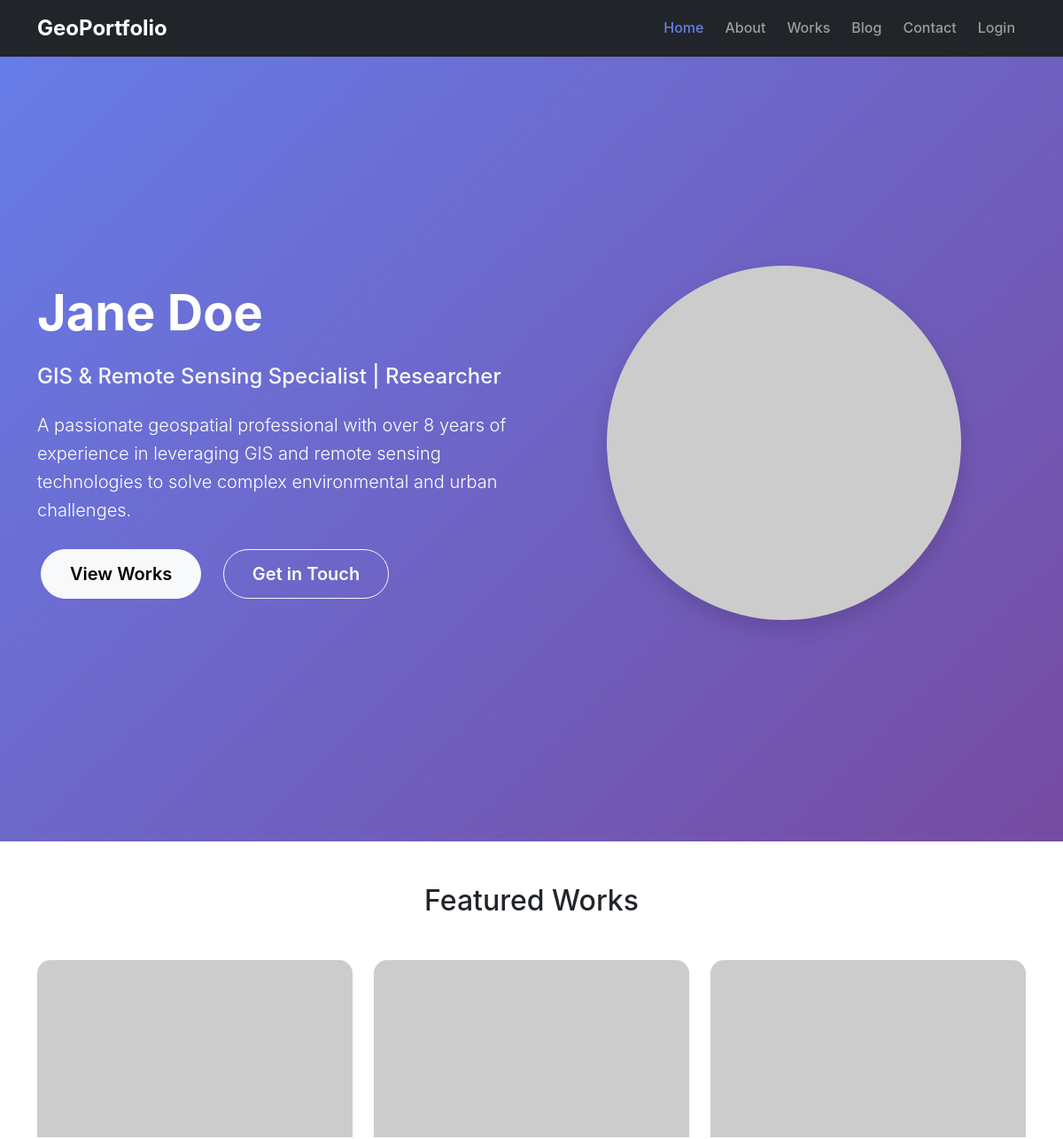
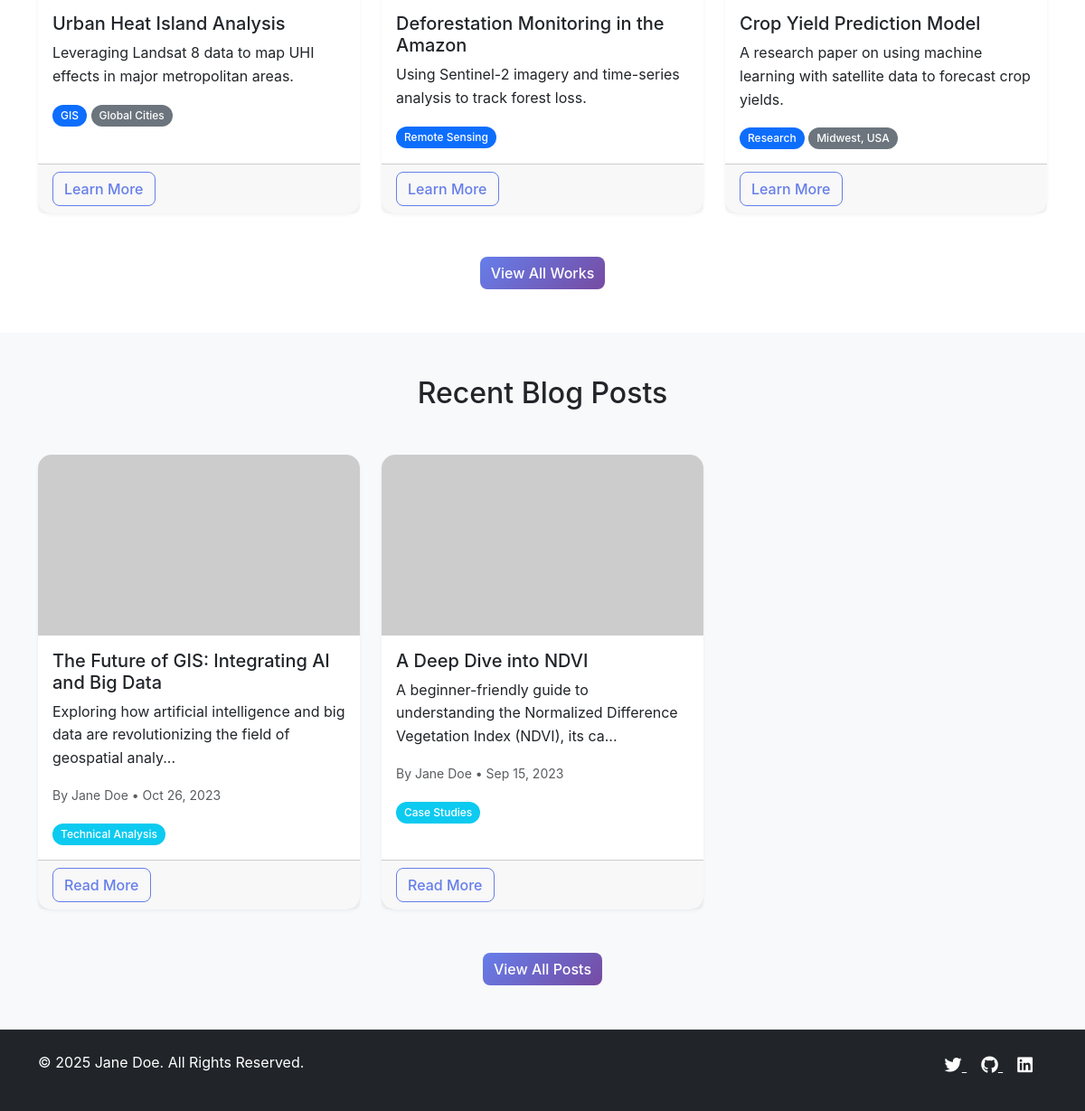
The page / on the database its author committed (2 pictures, top to bottom).
### tables this page shows
CREATE TABLE site_settings (
    id INT AUTO_INCREMENT PRIMARY KEY,
    setting_key VARCHAR(100) UNIQUE NOT NULL,
    setting_value TEXT,
    created_at TIMESTAMP DEFAULT CURRENT_TIMESTAMP,
    updated_at TIMESTAMP DEFAULT CURRENT_TIMESTAMP ON UPDATE CURRENT_TIMESTAMP
);

CREATE TABLE profile_data (
    id INT AUTO_INCREMENT PRIMARY KEY,
    name VARCHAR(255) NOT NULL,
    title VARCHAR(255) NOT NULL,
    summary TEXT,
    bio TEXT,
    avatar_url VARCHAR(500),
    expertise_title VARCHAR(255),
    expertise_description TEXT,
    resume_url VARCHAR(500),
    created_at TIMESTAMP DEFAULT CURRENT_TIMESTAMP,
    updated_at TIMESTAMP DEFAULT CURRENT_TIMESTAMP ON UPDATE CURRENT_TIMESTAMP
);

CREATE TABLE works (
    id INT AUTO_INCREMENT PRIMARY KEY,
    title VARCHAR(255) NOT NULL,
    description TEXT NOT NULL,
    long_description LONGTEXT,
    image_url VARCHAR(500),
    category VARCHAR(100) NOT NULL,
    tags JSON,
    link VARCHAR(500),
    image_style ENUM('cover', 'contain') DEFAULT 'cover',
    place VARCHAR(255),
    created_at TIMESTAMP DEFAULT CURRENT_TIMESTAMP,
    updated_at TIMESTAMP DEFAULT CURRENT_TIMESTAMP ON UPDATE CURRENT_TIMESTAMP
);

CREATE TABLE blog_posts (
    id INT AUTO_INCREMENT PRIMARY KEY,
    title VARCHAR(255) NOT NULL,
    summary TEXT NOT NULL,
    content LONGTEXT NOT NULL,
    image_url VARCHAR(500),
    publish_date DATE NOT NULL,
    author VARCHAR(255) NOT NULL,
    category VARCHAR(100) NOT NULL,
    image_style ENUM('cover', 'contain') DEFAULT 'cover',
    place VARCHAR(255),
    created_at TIMESTAMP DEFAULT CURRENT_TIMESTAMP,
    updated_at TIMESTAMP DEFAULT CURRENT_TIMESTAMP ON UPDATE CURRENT_TIMESTAMP
);

### includes/functions.php (called while the page is built, shortened)
<?php
function formatDate($date, $format = 'M d, Y') {
    return date($format, strtotime($date));
}
function truncateText($text, $length = 150, $suffix = '...') {
    if (strlen($text) <= $length) {
        return $text;
    }
    return substr($text, 0, $length) . $suffix;
}
function getSiteSetting($key, $default = '') {
    $db = getDB();
    $stmt = $db->prepare("SELECT setting_value FROM site_settings WHERE setting_key = ?");
    $stmt->execute([$key]);
    $result = $stmt->fetch();
    return $result ? $result['setting_value'] : $default;
}
function getProfileData() {
    $db = getDB();
    $stmt = $db->query("SELECT * FROM profile_data ORDER BY id DESC LIMIT 1");
    return $stmt->fetch();
}
?>

### config/database.php (called while the page is built, shortened)
<?php
class Database {
    private static $instance = null;
    private $connection;
    private $host = 'localhost';
    private $database = 'geoportfolio_pro';
    private $username = 'root';
    private $password = '';
    private $charset = 'utf8mb4';
    private function __construct() {
        $dsn = "mysql:host={$this->host};dbname={$this->database};charset={$this->charset}";
        $options = [
            PDO::ATTR_ERRMODE => PDO::ERRMODE_EXCEPTION,
            PDO::ATTR_DEFAULT_FETCH_MODE => PDO::FETCH_ASSOC,
            PDO::ATTR_EMULATE_PREPARES => false,
        ];
        try {
            $this->connection = new PDO($dsn, $this->username, $this->password, $options);
        } catch (PDOException $e) {
            throw new PDOException($e->getMessage(), (int)$e->getCode());
        }
    }
    public static function getInstance() {
        if (self::$instance === null) {
            self::$instance = new self();
        }
        return self::$instance;
    }
    public function getConnection() {
        return $this->connection;
    }
}
function getDB() {
    return Database::getInstance()->getConnection();
}
?>

### includes/auth.php (called while the page is built, shortened)
<?php
class Auth {
    public function isLoggedIn() {
        return isset($_SESSION['user_id']);
    }
}
$auth = new Auth();
function isLoggedIn() {
    global $auth;
    return $auth->isLoggedIn();
}
?>

### includes/models.php (called while the page is built, shortened)
<?php
class WorkModel {
    private $db;
    public function __construct() {
        $this->db = getDB();
    }
    public function getAll($category = null, $limit = null) {
        $query = "SELECT * FROM works WHERE 1=1";
        $params = [];
        $query .= " ORDER BY created_at DESC";
        if ($limit) {
            $query .= " LIMIT ?";
            $params[] = $limit;
        }
        $stmt = $this->db->prepare($query);
        $stmt->execute($params);
        return $stmt->fetchAll();
    }
}
class BlogModel {
    private $db;
    public function __construct() {
        $this->db = getDB();
    }
    public function getAll($category = null, $limit = null) {
        $query = "SELECT * FROM blog_posts WHERE 1=1";
        $params = [];
        $query .= " ORDER BY publish_date DESC, created_at DESC";
        if ($limit) {
            $query .= " LIMIT ?";
            $params[] = $limit;
        }
        $stmt = $this->db->prepare($query);
        $stmt->execute($params);
        return $stmt->fetchAll();
    }
}
?>

### index.php (the view, shortened to what this page needs)
<?php
require_once 'config/database.php';
require_once 'includes/auth.php';
require_once 'includes/functions.php';
require_once 'includes/models.php';
$profileData = getProfileData();
$workModel = new WorkModel();
$blogModel = new BlogModel();
$featuredWorks = $workModel->getAll(null, 6);
$recentBlogs = $blogModel->getAll(null, 3);
$pageTitle = getSiteSetting('site_title', 'GeoPortfolio');
?>
<!DOCTYPE html>
<html lang="en">
<head>
    <link href="https://cdn.jsdelivr.net/npm/bootstrap@5.3.0/dist/css/bootstrap.min.css" rel="stylesheet">
    <link href="https://cdnjs.cloudflare.com/ajax/libs/font-awesome/6.0.0/css/all.min.css" rel="stylesheet">
    <link href="assets/css/style.css" rel="stylesheet">
</head>
<body>
    <nav class="navbar navbar-expand-lg navbar-dark bg-dark fixed-top">
        <div class="container">
            <a class="navbar-brand fw-bold" href="index.php"><?php echo htmlspecialchars($pageTitle); ?></a>
            <div class="collapse navbar-collapse" id="navbarNav">
                <ul class="navbar-nav ms-auto">
                    <li class="nav-item">
                        <a class="nav-link active" href="index.php">Home</a>
                    </li>
                    <li class="nav-item">
                        <a class="nav-link" href="about.php">About</a>
                    </li>
                    <li class="nav-item">
                        <a class="nav-link" href="works.php">Works</a>
                    </li>
                    <li class="nav-item">
                        <a class="nav-link" href="blog.php">Blog</a>
                    </li>
                    <li class="nav-item">
                        <a class="nav-link" href="contact.php">Contact</a>
                    </li>
                    <?php if (isLoggedIn()): ?>
                        <li class="nav-item">
                            <a class="nav-link" href="admin/">Admin</a>
                        </li>
                        <li class="nav-item">
                            <a class="nav-link" href="logout.php">Logout</a>
                        </li>
                    <?php else: ?>
                        <li class="nav-item">
                            <a class="nav-link" href="login.php">Login</a>
                        </li>
                    <?php endif; ?>
                </ul>
            </div>
        </div>
    </nav>
    <section class="hero-section bg-primary text-white">
        <div class="container">
            <div class="row align-items-center min-vh-100">
                <div class="col-lg-6">
                    <div class="hero-content">
                        <?php if ($profileData): ?>
                            <h1 class="display-4 fw-bold mb-4"><?php echo htmlspecialchars($profileData['name']); ?></h1>
                            <h2 class="h4 mb-4 text-light"><?php echo htmlspecialchars($profileData['title']); ?></h2>
                            <p class="lead mb-4"><?php echo htmlspecialchars($profileData['summary']); ?></p>
                        <?php else: ?>
                            <h1 class="display-4 fw-bold mb-4">Welcome to GeoPortfolio</h1>
                            <h2 class="h4 mb-4 text-light">GIS & Remote Sensing Professional</h2>
                            <p class="lead mb-4">Discover innovative geospatial solutions and cutting-edge research projects.</p>
                        <?php endif; ?>
                        <div class="hero-buttons">
                            <a href="works.php" class="btn btn-light btn-lg me-3">View Works</a>
                            <a href="contact.php" class="btn btn-outline-light btn-lg">Get in Touch</a>
                        </div>
                    </div>
                </div>
                <div class="col-lg-6">
                    <div class="hero-image text-center">
                        <?php if ($profileData && $profileData['avatar_url']): ?>
                            <img src="<?php echo htmlspecialchars($profileData['avatar_url']); ?>"
                                 alt="Profile" class="img-fluid rounded-circle shadow-lg" style="max-width: 400px;">
                        <?php endif; ?>
                    </div>
                </div>
            </div>
        </div>
    </section>
    <section class="py-5">
        <div class="container">
            <div class="row">
                <div class="col-12">
                    <h2 class="text-center mb-5">Featured Works</h2>
                </div>
            </div>
            <div class="row">
                <?php foreach ($featuredWorks as $work): ?>
                    <div class="col-lg-4 col-md-6 mb-4">
                        <div class="card h-100 shadow-sm">
                            <?php if ($work['image_url']): ?>
                                <img src="<?php echo htmlspecialchars($work['image_url']); ?>"
                                     class="card-img-top" alt="<?php echo htmlspecialchars($work['title']); ?>"
                                     style="height: 200px; object-fit: <?php echo $work['image_style'] ?? 'cover'; ?>;">
                            <?php endif; ?>
                            <div class="card-body">
                                <h5 class="card-title"><?php echo htmlspecialchars($work['title']); ?></h5>
                                <p class="card-text"><?php echo truncateText($work['description'], 100); ?></p>
                                <span class="badge bg-primary"><?php echo htmlspecialchars($work['category']); ?></span>
                                <?php if ($work['place']): ?>
                                    <span class="badge bg-secondary"><?php echo htmlspecialchars($work['place']); ?></span>
                                <?php endif; ?>
                            </div>
                            <div class="card-footer">
                                <a href="work-detail.php?id=<?php echo $work['id']; ?>" class="btn btn-outline-primary">Learn More</a>
                            </div>
                        </div>
                    </div>
                <?php endforeach; ?>
            </div>
            <div class="text-center mt-4">
                <a href="works.php" class="btn btn-primary">View All Works</a>
            </div>
        </div>
    </section>
    <section class="py-5 bg-light">
        <div class="container">
            <div class="row">
                <div class="col-12">
                    <h2 class="text-center mb-5">Recent Blog Posts</h2>
                </div>
            </div>
            <div class="row">
                <?php foreach ($recentBlogs as $blog): ?>
                    <div class="col-lg-4 col-md-6 mb-4">
                        <div class="card h-100 shadow-sm">
                            <?php if ($blog['image_url']): ?>
                                <img src="<?php echo htmlspecialchars($blog['image_url']); ?>"
                                     class="card-img-top" alt="<?php echo htmlspecialchars($blog['title']); ?>"
                                     style="height: 200px; object-fit: <?php echo $blog['image_style'] ?? 'cover'; ?>;">
                            <?php endif; ?>
                            <div class="card-body">
                                <h5 class="card-title"><?php echo htmlspecialchars($blog['title']); ?></h5>
                                <p class="card-text"><?php echo truncateText($blog['summary'], 100); ?></p>
                                <p class="card-text">
                                    <small class="text-muted">
                                        By <?php echo htmlspecialchars($blog['author']); ?> •
                                        <?php echo formatDate($blog['publish_date']); ?>
                                    </small>
                                </p>
                                <span class="badge bg-info"><?php echo htmlspecialchars($blog['category']); ?></span>
                            </div>
                            <div class="card-footer">
                                <a href="blog-detail.php?id=<?php echo $blog['id']; ?>" class="btn btn-outline-primary">Read More</a>
                            </div>
                        </div>
                    </div>
                <?php endforeach; ?>
            </div>
            <div class="text-center mt-4">
                <a href="blog.php" class="btn btn-primary">View All Posts</a>
            </div>
        </div>
    </section>
    <footer class="bg-dark text-white py-4">
        <div class="container">
            <div class="row">
                <div class="col-md-6">
                    <p>&copy; <?php echo date('Y'); ?> <?php echo getSiteSetting('copyright_text', 'GeoPortfolio. All rights reserved.'); ?></p>
                </div>
                <div class="col-md-6 text-md-end">
                    <div class="social-links">
                        <?php if (getSiteSetting('twitter_url')): ?>
                            <a href="<?php echo getSiteSetting('twitter_url'); ?>" class="text-white me-3">
                                <i class="fab fa-twitter"></i>
                            </a>
                        <?php endif; ?>
                        <?php if (getSiteSetting('github_url')): ?>
                            <a href="<?php echo getSiteSetting('github_url'); ?>" class="text-white me-3">
                                <i class="fab fa-github"></i>
                            </a>
                        <?php endif; ?>
                        <?php if (getSiteSetting('linkedin_url')): ?>
                            <a href="<?php echo getSiteSetting('linkedin_url'); ?>" class="text-white me-3">
                                <i class="fab fa-linkedin"></i>
                            </a>
                        <?php endif; ?>
                    </div>
                </div>
            </div>
        </div>
    </footer>
</body>
</html>

### assets/css/style.css (style rules this page uses)
:root { --primary-color: #667eea; --secondary-color: #764ba2; --dark-color: #343a40; --light-color: #f8f9fa; }
body { font-family: 'Inter', -apple-system, BlinkMacSystemFont, sans-serif; line-height: 1.6; }
.navbar-brand { font-size: 1.5rem; font-weight: 700; }
.navbar-nav .nav-link { font-weight: 500; margin: 0 0.25rem; transition: all 0.3s ease; }
.navbar-nav .nav-link.active { color: var(--primary-color) !important; }
.hero-section { background: linear-gradient(135deg, var(--primary-color) 0%, var(--secondary-color) 100%); padding: 100px 0 50px; }
.hero-buttons .btn { margin: 0.25rem; padding: 0.75rem 2rem; font-weight: 600; border-radius: 50px; transition: all 0.3s ease; }
.card { border: none; border-radius: 15px; transition: all 0.3s ease; }
.card-img-top { border-radius: 15px 15px 0 0; }
.btn { border-radius: 8px; font-weight: 500; transition: all 0.3s ease; }
.btn-primary { background: linear-gradient(135deg, var(--primary-color) 0%, var(--secondary-color) 100%); border: none; }
.btn-outline-primary { color: var(--primary-color); border-color: var(--primary-color); }
.badge { font-weight: 500; border-radius: 20px; padding: 0.5em 0.75em; }
footer { border-top: 1px solid #dee2e6; }
footer .social-links a { font-size: 1.2rem; transition: color 0.3s ease; }
.shadow-sm { box-shadow: 0 2px 4px rgba(0,0,0,0.05) !important; }
.shadow-lg { box-shadow: 0 10px 25px rgba(0,0,0,0.15) !important; }

### rows shown on the page
site_settings: setting_value "GeoPortfolio"
profile_data: name "Jane Doe", title "GIS & Remote Sensing Specialist | Researcher", summary "A passionate geospatial professional with over 8 years of experience in leveraging GIS and remote sensing technologies to solve complex environmental and urban challenges."
works: title "Urban Heat Island Analysis", description "Leveraging Landsat 8 data to map UHI effects in major metropolitan areas.", category "GIS", place "Global Cities"
works: title "Deforestation Monitoring in the Amazon", description "Using Sentinel-2 imagery and time-series analysis to track forest loss.", category "Remote Sensing"
works: title "Crop Yield Prediction Model", description "A research paper on using machine learning with satellite data to forecast crop yields.", category "Research", place "Midwest, USA"
blog_posts: title "The Future of GIS: Integrating AI and Big Data", summary "Exploring how artificial intelligence and big data are revolutionizing the field of geospatial analy...", author "Jane Doe", publish_date "Oct 26, 2023", category "Technical Analysis"
blog_posts: title "A Deep Dive into NDVI", summary "A beginner-friendly guide to understanding the Normalized Difference Vegetation Index (NDVI), its ca...", author "Jane Doe", publish_date "Sep 15, 2023", category "Case Studies"
site_settings: setting_value "Jane Doe. All Rights Reserved."
